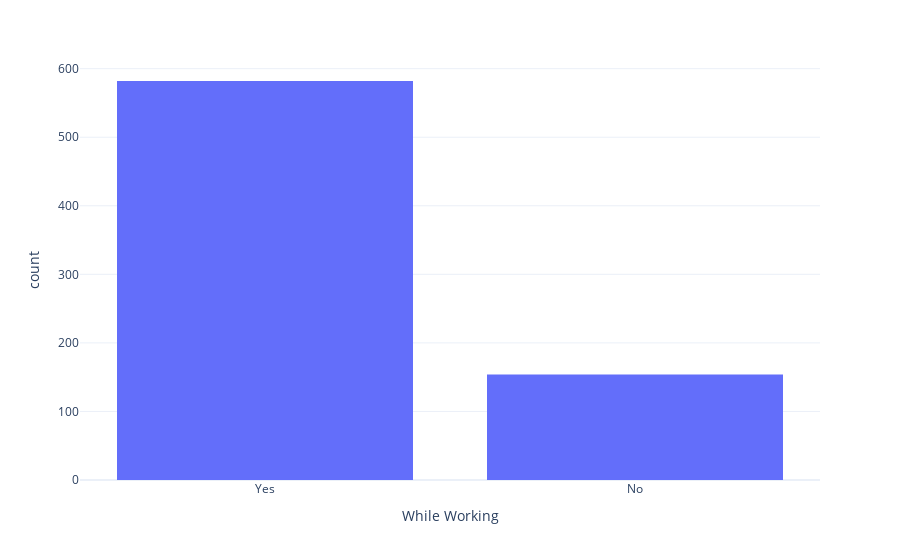

Notebook code cell kept with this figure:
### Markdown cell above
Spotify is the most used streaming service followed by Youtube Music

### Code cell
music >> call(px.histogram, x="while_working", data_frame=_,
labels={"while_working": "While Working"})

### Figure 1 — Plotly figure (JSON) as saved in the notebook; plotly's stock layout.template omitted (floating-point values rounded to 4 significant figures; data arrays with more than 128 entries replaced by an {"elided": "..."} marker saying what was removed)
{"data": [{"alignmentgroup": "True", "bingroup": "x", "hovertemplate": "While Working=%{x}<br>count=%{y}<extra></extra>", "legendgroup": "", "marker": {"color": "#636efa", "pattern": {"shape": ""}}, "name": "", "offsetgroup": "", "orientation": "v", "showlegend": false, "type": "histogram", "x": {"elided": "736 str values"}, "xaxis": "x", "yaxis": "y"}], "layout": {"barmode": "relative", "legend": {"tracegroupgap": 0}, "margin": {"t": 60}, "xaxis": {"anchor": "y", "domain": [0, 1], "title": {"text": "While Working"}}, "yaxis": {"anchor": "x", "domain": [0, 1], "title": {"text": "count"}}}}
